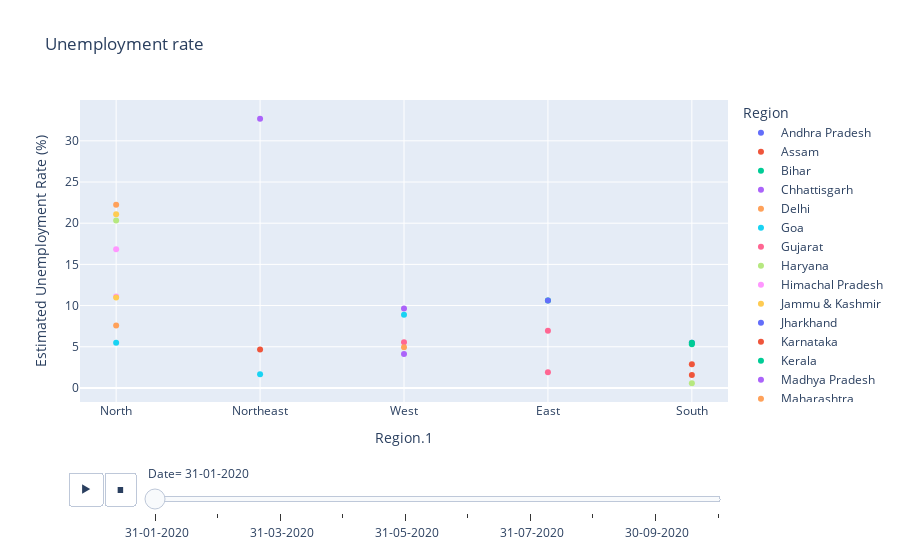

Source (notebook cell):
### Markdown cell above
## Analyzing Data By scatterplot

### Code cell
fg = px.scatter(df,x='Region.1',y=' Estimated Unemployment Rate (%)',color='Region',title='Unemployment rate',animation_frame=' Date',template='plotly')
fg.update_layout(xaxis={'categoryorder':'total descending'})
fg.show()

### Figure 1 — Plotly figure (JSON) as saved in the notebook; plotly's stock layout.template omitted (floating-point values rounded to 4 significant figures)
{"data": [{"hovertemplate": "Region=Andhra Pradesh<br> Date= 31-01-2020<br>Region.1=%{x}<br> Estimated Unemployment Rate (%)=%{y}<extra></extra>", "legendgroup": "Andhra Pradesh", "marker": {"color": "#636efa", "symbol": "circle"}, "mode": "markers", "name": "Andhra Pradesh", "orientation": "v", "showlegend": true, "type": "scatter", "x": ["South"], "xaxis": "x", "y": [5.48], "yaxis": "y"}, {"hovertemplate": "Region=Assam<br> Date= 31-01-2020<br>Region.1=%{x}<br> Estimated Unemployment Rate (%)=%{y}<extra></extra>", "legendgroup": "Assam", "marker": {"color": "#EF553B", "symbol": "circle"}, "mode": "markers", "name": "Assam", "orientation": "v", "showlegend": true, "type": "scatter", "x": ["Northeast"], "xaxis": "x", "y": [4.66], "yaxis": "y"}, {"hovertemplate": "Region=Bihar<br> Date= 31-01-2020<br>Region.1=%{x}<br> Estimated Unemployment Rate (%)=%{y}<extra></extra>", "legendgroup": "Bihar", "marker": {"color": "#00cc96", "symbol": "circle"}, "mode": "markers", "name": "Bihar", "orientation": "v", "showlegend": true, "type": "scatter", "x": ["East"], "xaxis": "x", "y": [10.61], "yaxis": "y"}, {"hovertemplate": "Region=Chhattisgarh<br> Date= 31-01-2020<br>Region.1=%{x}<br> Estimated Unemployment Rate (%)=%{y}<extra></extra>", "legendgroup": "Chhattisgarh", "marker": {"color": "#ab63fa", "symbol": "circle"}, "mode": "markers", "name": "Chhattisgarh", "orientation": "v", "showlegend": true, "type": "scatter", "x": ["West"], "xaxis": "x", "y": [9.65], "yaxis": "y"}, {"hovertemplate": "Region=Delhi<br> Date= 31-01-2020<br>Region.1=%{x}<br> Estimated Unemployment Rate (%)=%{y}<extra></extra>", "legendgroup": "Delhi", "marker": {"color": "#FFA15A", "symbol": "circle"}, "mode": "markers", "name": "Delhi", "orientation": "v", "showlegend": true, "type": "scatter", "x": ["North"], "xaxis": "x", "y": [22.23], "yaxis": "y"}, {"hovertemplate": "Region=Goa<br> Date= 31-01-2020<br>Region.1=%{x}<br> Estimated Unemployment Rate (%)=%{y}<extra></extra>", "legendgroup": "Goa", "marker": {"color": "#19d3f3", "symbol": "circle"}, "mode": "markers", "name": "Goa", "orientation": "v", "showlegend": true, "type": "scatter", "x": ["West"], "xaxis": "x", "y": [8.89], "yaxis": "y"}, {"hovertemplate": "Region=Gujarat<br> Date= 31-01-2020<br>Region.1=%{x}<br> Estimated Unemployment Rate (%)=%{y}<extra></extra>", "legendgroup": "Gujarat", "marker": {"color": "#FF6692", "symbol": "circle"}, "mode": "markers", "name": "Gujarat", "orientation": "v", "showlegend": true, "type": "scatter", "x": ["West"], "xaxis": "x", "y": [5.54], "yaxis": "y"}, {"hovertemplate": "Region=Haryana<br> Date= 31-01-2020<br>Region.1=%{x}<br> Estimated Unemployment Rate (%)=%{y}<extra></extra>", "legendgroup": "Haryana", "marker": {"color": "#B6E880", "symbol": "circle"}, "mode": "markers", "name": "Haryana", "orientation": "v", "showlegend": true, "type": "scatter", "x": ["North"], "xaxis": "x", "y": [20.34], "yaxis": "y"}, {"hovertemplate": "Region=Himachal Pradesh<br> Date= 31-01-2020<br>Region.1=%{x}<br> Estimated Unemployment Rate (%)=%{y}<extra></extra>", "legendgroup": "Himachal Pradesh", "marker": {"color": "#FF97FF", "symbol": "circle"}, "mode": "markers", "name": "Himachal Pradesh", "orientation": "v", "showlegend": true, "type": "scatter", "x": ["North"], "xaxis": "x", "y": [16.83], "yaxis": "y"}, {"hovertemplate": "Region=Jammu & Kashmir<br> Date= 31-01-2020<br>Region.1=%{x}<br> Estimated Unemployment Rate (%)=%{y}<extra></extra>", "legendgroup": "Jammu & Kashmir", "marker": {"color": "#FECB52", "symbol": "circle"}, "mode": "markers", "name": "Jammu & Kashmir", "orientation": "v", "showlegend": true, "type": "scatter", "x": ["North"], "xaxis": "x", "y": [21.08], "yaxis": "y"}, {"hovertemplate": "Region=Jharkhand<br> Date= 31-01-2020<br>Region.1=%{x}<br> Estimated Unemployment Rate (%)=%{y}<extra></extra>", "legendgroup": "Jharkhand", "marker": {"color": "#636efa", "symbol": "circle"}, "mode": "markers", "name": "Jharkhand", "orientation": "v", "showlegend": true, "type": "scatter", "x": ["East"], "xaxis": "x", "y": [10.61], "yaxis": "y"}, {"hovertemplate": "Region=Karnataka<br> Date= 31-01-2020<br>Region.1=%{x}<br> Estimated Unemployment Rate (%)=%{y}<extra></extra>", "legendgroup": "Karnataka", "marker": {"color": "#EF553B", "symbol": "circle"}, "mode": "markers", "name": "Karnataka", "orientation": "v", "showlegend": true, "type": "scatter", "x": ["South"], "xaxis": "x", "y": [2.86], "yaxis": "y"}, {"hovertemplate": "Region=Kerala<br> Date= 31-01-2020<br>Region.1=%{x}<br> Estimated Unemployment Rate (%)=%{y}<extra></extra>", "legendgroup": "Kerala", "marker": {"color": "#00cc96", "symbol": "circle"}, "mode": "markers", "name": "Kerala", "orientation": "v", "showlegend": true, "type": "scatter", "x": ["South"], "xaxis": "x", "y": [5.31], "yaxis": "y"}, {"hovertemplate": "Region=Madhya Pradesh<br> Date= 31-01-2020<br>Region.1=%{x}<br> Estimated Unemployment Rate (%)=%{y}<extra></extra>", "legendgroup": "Madhya Pradesh", "marker": {"color": "#ab63fa", "symbol": "circle"}, "mode": "markers", "name": "Madhya Pradesh", "orientation": "v", "showlegend": true, "type": "scatter", "x": ["West"], "xaxis": "x", "y": [4.11], "yaxis": "y"}, {"hovertemplate": "Region=Maharashtra<br> Date= 31-01-2020<br>Region.1=%{x}<br> Estimated Unemployment Rate (%)=%{y}<extra></extra>", "legendgroup": "Maharashtra", "marker": {"color": "#FFA15A", "symbol": "circle"}, "mode": "markers", "name": "Maharashtra", "orientation": "v", "showlegend": true, "type": "scatter", "x": ["West"], "xaxis": "x", "y": [4.95], "yaxis": "y"}, {"hovertemplate": "Region=Meghalaya<br> Date= 31-01-2020<br>Region.1=%{x}<br> Estimated Unemployment Rate (%)=%{y}<extra></extra>", "legendgroup": "Meghalaya", "marker": {"color": "#19d3f3", "symbol": "circle"}, "mode": "markers", "name": "Meghalaya", "orientation": "v", "showlegend": true, "type": "scatter", "x": ["Northeast"], "xaxis": "x", "y": [1.66], "yaxis": "y"}, {"hovertemplate": "Region=Odisha<br> Date= 31-01-2020<br>Region.1=%{x}<br> Estimated Unemployment Rate (%)=%{y}<extra></extra>", "legendgroup": "Odisha", "marker": {"color": "#FF6692", "symbol": "circle"}, "mode": "markers", "name": "Odisha", "orientation": "v", "showlegend": true, "type": "scatter", "x": ["East"], "xaxis": "x", "y": [1.9], "yaxis": "y"}, {"hovertemplate": "Region=Puducherry<br> Date= 31-01-2020<br>Region.1=%{x}<br> Estimated Unemployment Rate (%)=%{y}<extra></extra>", "legendgroup": "Puducherry", "marker": {"color": "#B6E880", "symbol": "circle"}, "mode": "markers", "name": "Puducherry", "orientation": "v", "showlegend": true, "type": "scatter", "x": ["South"], "xaxis": "x", "y": [0.58], "yaxis": "y"}, {"hovertemplate": "Region=Punjab<br> Date= 31-01-2020<br>Region.1=%{x}<br> Estimated Unemployment Rate (%)=%{y}<extra></extra>", "legendgroup": "Punjab", "marker": {"color": "#FF97FF", "symbol": "circle"}, "mode": "markers", "name": "Punjab", "orientation": "v", "showlegend": true, "type": "scatter", "x": ["North"], "xaxis": "x", "y": [11.11], "yaxis": "y"}, {"hovertemplate": "Region=Rajasthan<br> Date= 31-01-2020<br>Region.1=%{x}<br> Estimated Unemployment Rate (%)=%{y}<extra></extra>", "legendgroup": "Rajasthan", "marker": {"color": "#FECB52", "symbol": "circle"}, "mode": "markers", "name": "Rajasthan", "orientation": "v", "showlegend": true, "type": "scatter", "x": ["North"], "xaxis": "x", "y": [10.97], "yaxis": "y"}, {"hovertemplate": "Region=Tamil Nadu<br> Date= 31-01-2020<br>Region.1=%{x}<br> Estimated Unemployment Rate (%)=%{y}<extra></extra>", "legendgroup": "Tamil Nadu", "marker": {"color": "#EF553B", "symbol": "circle"}, "mode": "markers", "name": "Tamil Nadu", "orientation": "v", "showlegend": true, "type": "scatter", "x": ["South"], "xaxis": "x", "y": [1.57], "yaxis": "y"}, {"hovertemplate": "Region=Telangana<br> Date= 31-01-2020<br>Region.1=%{x}<br> Estimated Unemployment Rate (%)=%{y}<extra></extra>", "legendgroup": "Telangana", "marker": {"color": "#00cc96", "symbol": "circle"}, "mode": "markers", "name": "Telangana", "orientation": "v", "showlegend": true, "type": "scatter", "x": ["South"], "xaxis": "x", "y": [5.49], "yaxis": "y"}, {"hovertemplate": "Region=Tripura<br> Date= 31-01-2020<br>Region.1=%{x}<br> Estimated Unemployment Rate (%)=%{y}<extra></extra>", "legendgroup": "Tripura", "marker": {"color": "#ab63fa", "symbol": "circle"}, "mode": "markers", "name": "Tripura", "orientation": "v", "showlegend": true, "type": "scatter", "x": ["Northeast"], "xaxis": "x", "y": [32.67], "yaxis": "y"}, {"hovertemplate": "Region=Uttar Pradesh<br> Date= 31-01-2020<br>Region.1=%{x}<br> Estimated Unemployment Rate (%)=%{y}<extra></extra>", "legendgroup": "Uttar Pradesh", "marker": {"color": "#FFA15A", "symbol": "circle"}, "mode": "markers", "name": "Uttar Pradesh", "orientation": "v", "showlegend": true, "type": "scatter", "x": ["North"], "xaxis": "x", "y": [7.58], "yaxis": "y"}, {"hovertemplate": "Region=Uttarakhand<br> Date= 31-01-2020<br>Region.1=%{x}<br> Estimated Unemployment Rate (%)=%{y}<extra></extra>", "legendgroup": "Uttarakhand", "marker": {"color": "#19d3f3", "symbol": "circle"}, "mode": "markers", "name": "Uttarakhand", "orientation": "v", "showlegend": true, "type": "scatter", "x": ["North"], "xaxis": "x", "y": [5.49], "yaxis": "y"}, {"hovertemplate": "Region=West Bengal<br> Date= 31-01-2020<br>Region.1=%{x}<br> Estimated Unemployment Rate (%)=%{y}<extra></extra>", "legendgroup": "West Bengal", "marker": {"color": "#FF6692", "symbol": "circle"}, "mode": "markers", "name": "West Bengal", "orientation": "v", "showlegend": true, "type": "scatter", "x": ["East"], "xaxis": "x", "y": [6.94], "yaxis": "y"}], "layout": {"autosize": true, "legend": {"title": {"text": "Region"}, "tracegroupgap": 0}, "sliders": [{"active": 0, "currentvalue": {"prefix": " Date="}, "len": 0.9, "pad": {"b": 10, "t": 60}, "steps": [{"args": [[" 31-01-2020"], {"frame": {"duration": 0, "redraw": false}, "fromcurrent": true, "mode": "immediate", "transition": {"duration": 0, "easing": "linear"}}], "label": " 31-01-2020", "method": "animate"}, {"args": [[" 29-02-2020"], {"frame": {"duration": 0, "redraw": false}, "fromcurrent": true, "mode": "immediate", "transition": {"duration": 0, "easing": "linear"}}], "label": " 29-02-2020", "method": "animate"}, {"args": [[" 31-03-2020"], {"frame": {"duration": 0, "redraw": false}, "fromcurrent": true, "mode": "immediate", "transition": {"duration": 0, "easing": "linear"}}], "label": " 31-03-2020", "method": "animate"}, {"args": [[" 30-04-2020"], {"frame": {"duration": 0, "redraw": false}, "fromcurrent": true, "mode": "immediate", "transition": {"duration": 0, "easing": "linear"}}], "label": " 30-04-2020", "method": "animate"}, {"args": [[" 31-05-2020"], {"frame": {"duration": 0, "redraw": false}, "fromcurrent": true, "mode": "immediate", "transition": {"duration": 0, "easing": "linear"}}], "label": " 31-05-2020", "method": "animate"}, {"args": [[" 30-06-2020"], {"frame": {"duration": 0, "redraw": false}, "fromcurrent": true, "mode": "immediate", "transition": {"duration": 0, "easing": "linear"}}], "label": " 30-06-2020", "method": "animate"}, {"args": [[" 31-07-2020"], {"frame": {"duration": 0, "redraw": false}, "fromcurrent": true, "mode": "immediate", "transition": {"duration": 0, "easing": "linear"}}], "label": " 31-07-2020", "method": "animate"}, {"args": [[" 31-08-2020"], {"frame": {"duration": 0, "redraw": false}, "fromcurrent": true, "mode": "immediate", "transition": {"duration": 0, "easing": "linear"}}], "label": " 31-08-2020", "method": "animate"}, {"args": [[" 30-09-2020"], {"frame": {"duration": 0, "redraw": false}, "fromcurrent": true, "mode": "immediate", "transition": {"duration": 0, "easing": "linear"}}], "label": " 30-09-2020", "method": "animate"}, {"args": [[" 31-10-2020"], {"frame": {"duration": 0, "redraw": false}, "fromcurrent": true, "mode": "immediate", "transition": {"duration": 0, "easing": "linear"}}], "label": " 31-10-2020", "method": "animate"}], "x": 0.1, "xanchor": "left", "y": 0, "yanchor": "top"}], "title": {"text": "Unemployment rate"}, "updatemenus": [{"buttons": [{"args": [null, {"frame": {"duration": 500, "redraw": false}, "fromcurrent": true, "mode": "immediate", "transition": {"duration": 500, "easing": "linear"}}], "label": "&#9654;", "method": "animate"}, {"args": [[null], {"frame": {"duration": 0, "redraw": false}, "fromcurrent": true, "mode": "immediate", "transition": {"duration": 0, "easing": "linear"}}], "label": "&#9724;", "method": "animate"}], "direction": "left", "pad": {"r": 10, "t": 70}, "showactive": false, "type": "buttons", "x": 0.1, "xanchor": "right", "y": 0, "yanchor": "top"}], "xaxis": {"anchor": "y", "autorange": true, "categoryorder": "total descending", "domain": [0, 1], "range": [-0.2445, 4.245], "title": {"text": "Region.1"}, "type": "category"}, "yaxis": {"anchor": "x", "autorange": true, "domain": [0, 1], "range": [-2.756, 36.01], "title": {"text": " Estimated Unemployment Rate (%)"}, "type": "linear"}}}
